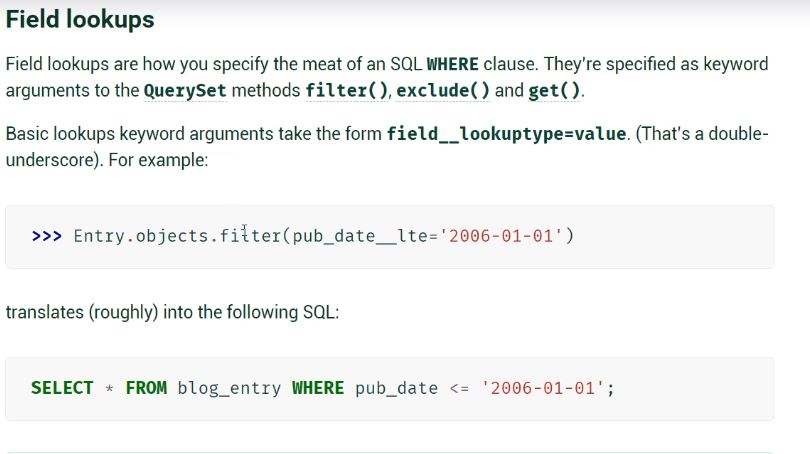
#> input picture ORMtoSQL.JPG, 810 x 454 px, found by its file name
$ python color_to_bq.py
#> lines starting #> are read from the running program, lines starting #| are printed output that depends on the picture; after the words box and inside, x2 and y2 are one past the last pixel; in counts of white or black regions, pixels touching at a corner belong together
import cv2

originalImage = cv2.imread('ORMtoSQL.jpg')
#> originalImage is the input picture: shape (454, 810, 3); mean B, G, R 243.4, 244, 242.5
im='ORMtoSQL.jpg'
grayImage = cv2.cvtColor(originalImage, cv2.COLOR_BGR2GRAY)

(thresh, blackAndWhiteImage) = cv2.threshold(grayImage, 127, 255, cv2.THRESH_BINARY)
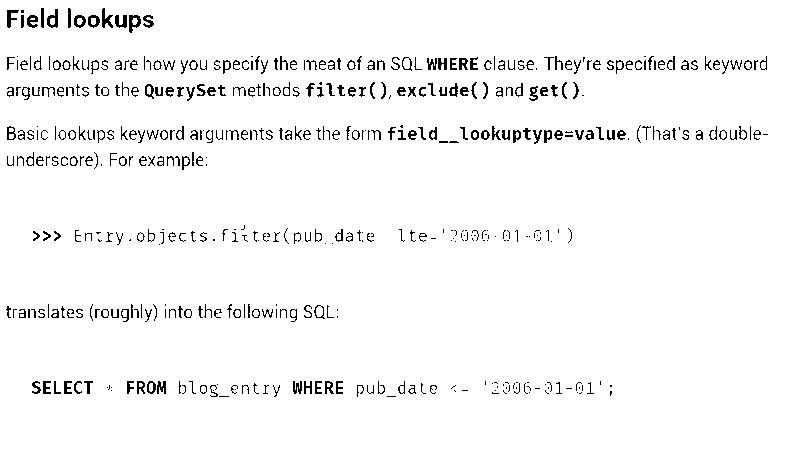
#> blackAndWhiteImage: shape (454, 810); 96.6% white; black in thin lines or dots, all inside (x1, y1, x2, y2) = (6, 8, 768, 397)

cv2.imshow('Black white image', blackAndWhiteImage)
cv2.imshow('Original image',originalImage)
cv2.imshow('Gray image', grayImage)

cv2.imwrite('black_{}'.format(im),blackAndWhiteImage, [cv2.IMWRITE_JPEG_QUALITY, 100])


cv2.waitKey(0)
cv2.destroyAllWindows()

$ run again, with colors.JPG copied over ORMtoSQL.JPG
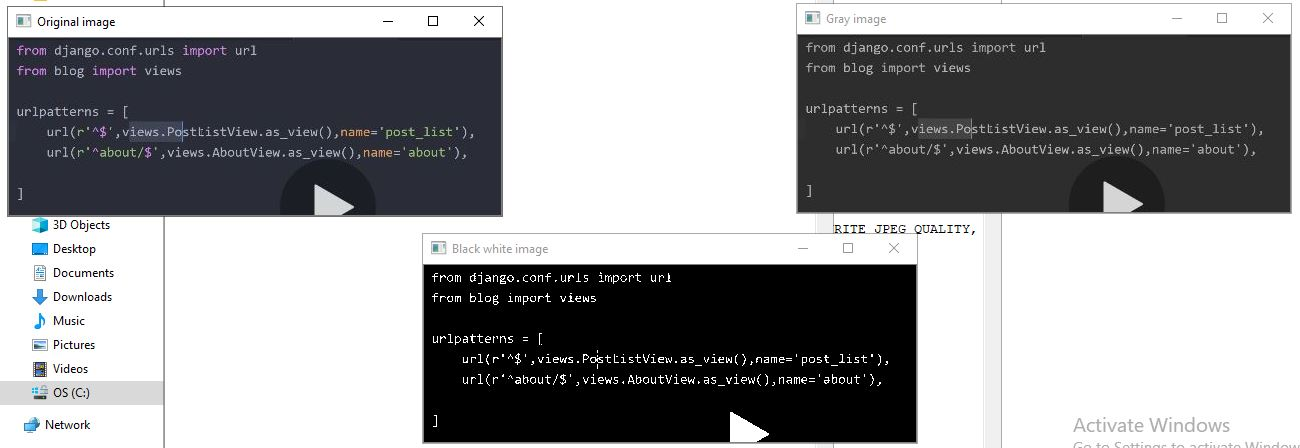
#> input picture colors.JPG, 1300 x 448 px, found by its file name
#> originalImage is the input picture: shape (448, 1300, 3); mean B, G, R 155.5, 153.7, 153.3
#> `(thresh, blackAndWhiteImage) = cv2.threshold(grayImage, 127, 255, cv2...`:
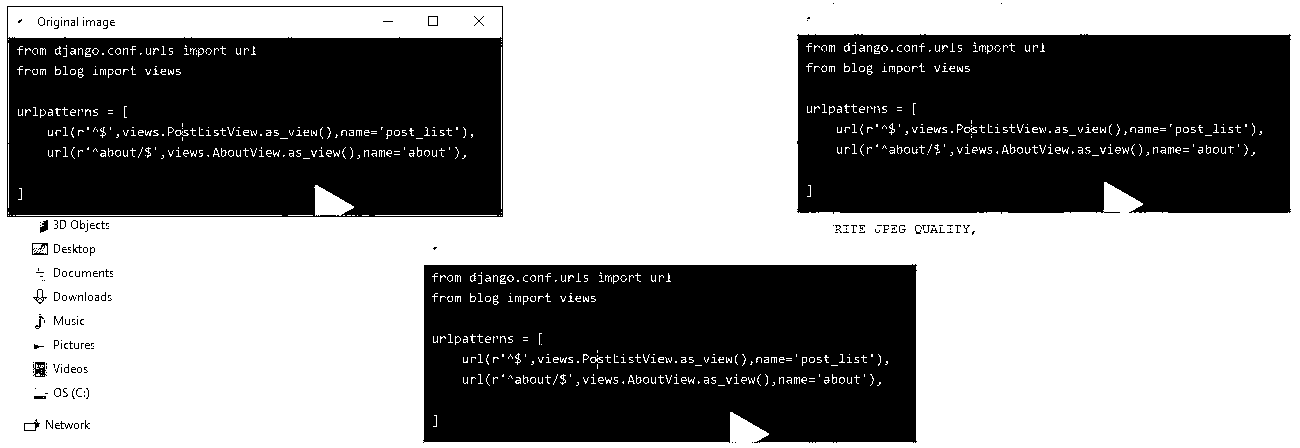
#> blackAndWhiteImage: shape (448, 1300); 56.2% white; 174 black regions (142 under 20 px), largest, box (x1, y1, x2, y2) and area: (7, 6, 503, 217) 85139, (797, 34, 1291, 214) 84047, (423, 264, 917, 443) 83642
